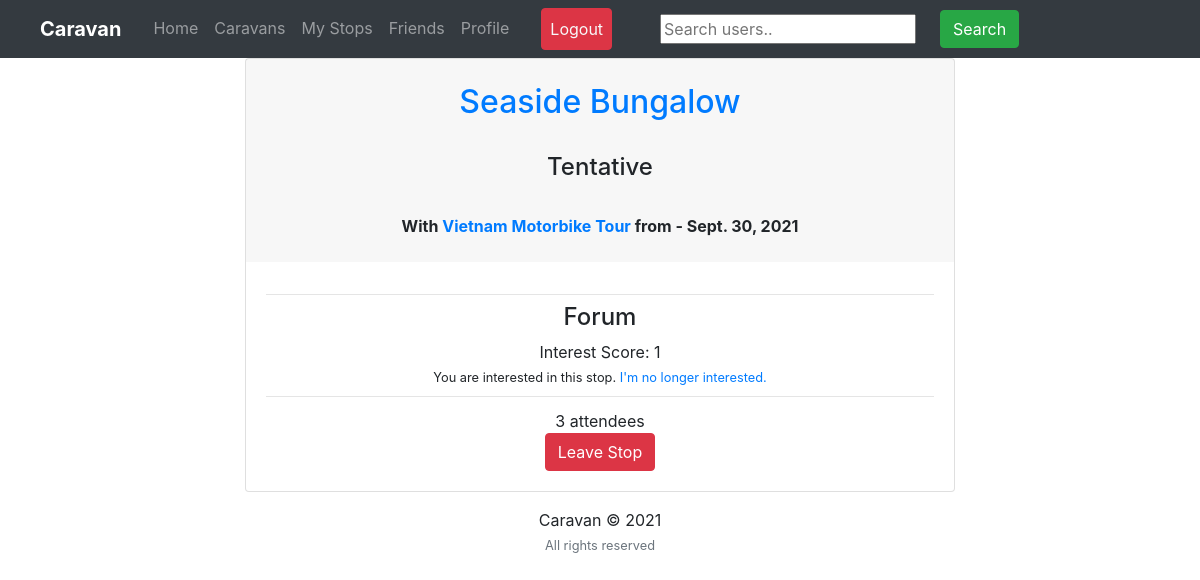
Screenshot of /feed/stop/vietnam-motorbike-tour-2/ (signed in) with the database file from the repository.
### feed/models.py (models this page shows, shortened)
class Stop(models.Model):
    caravan = models.ForeignKey('caravan',on_delete=models.CASCADE)
    destination = models.ForeignKey('destination',on_delete=models.CASCADE)
    attendees = models.ManyToManyField(User, blank=True)
    description = models.CharField(max_length=511, blank=True)
    end_date = models.DateField(blank=True, null=True)
    private = models.BooleanField(default=False)
    slug = AutoSlugField(populate_from='caravan', unique=True)
    stop_queue_position = models.IntegerField(blank=True, null=True) # -1 is previous stop, 0 is current stop, 1 is next stop, blank is unchosen stop
    decided = 'decided'
    tentative = 'tentative'
    proposal = 'proposal'
    status_choices = (
        (decided, 'Decided'),
        (tentative, 'Tentative'),
        (proposal, 'Proposal')
    )
    status = models.CharField(max_length=15, choices=status_choices, default=proposal)

class Destination(models.Model):
    name = models.CharField(max_length=127)
    link = models.URLField()
    description = models.CharField(max_length=511, blank=True)
    def __str__(self):
        return str(self.name)

class Caravan(models.Model):
    name = models.CharField(max_length=127, unique=True)
    description = models.CharField(max_length=1023, blank=True)
    tags = models.CharField(max_length=511, blank=True)
    creator = models.ForeignKey(User, related_name='caravan_creator', null=True, blank=True, on_delete=models.SET_NULL)
    start_date = models.DateField(default=datetime.date.today())
    members = models.ManyToManyField(User, blank=True, related_name='caravans')
    parent_caravan = models.ForeignKey('caravan', null=True, blank=True, on_delete=models.SET_NULL),
    private = models.BooleanField(default=False)
    invisible = models.BooleanField(default=False)
    allow_member_stop_proposals = models.BooleanField(default=True)
    blocked_users = models.ManyToManyField(User, blank=True, related_name='blocked')
    flexible_dates = models.BooleanField(default=False) #only define current stop end date once stop begun
    event = 'event'
    journey = 'journey'
    nomadic = 'nomadic'
    other = 'other'
    duration_choices = (
        (event, 'Event'),
        (journey, 'Journey'),
        (nomadic, 'Nomadic'),
        (other, 'Other')
    )
    duration = models.CharField(max_length=15, choices=duration_choices)
    party = 'party'
    enjoy = 'enjoy'
    explore = 'explore'
    volunteer = 'volunteer'
    work = 'work'
    other = 'other'
    mood_choices = (
        (party, 'Party'),
        (enjoy, 'Enjoy'),
        (explore, 'Explore'),
        (volunteer, 'Volunteer'),
        (work, 'Work'),
        (other, 'Other')
    )
    mood = models.CharField(max_length=15, choices=mood_choices)
    youngadults = '18-23'
    quarterlife = '23-29'
    thirties = '30-39'
    midlife = '40-65'
    seniors = '65+'
    any_age = 'any'
    family = 'family'
    age_choices = (
        (youngadults, '18-23'),
        (quarterlife, '23-29'),
        (thirties, '30-39'),
        (midlife, '40-65'),
        (seniors, '65+'),
        (family, 'Family'),
        (any_age, 'All Ages')
    )
    age_range = models.CharField(max_length=15, choices=age_choices)
    def __str__(self):
        return str(self.name)

class Forum(models.Model):
    resolved = models.BooleanField(default=False)
    government = models.ForeignKey('government', on_delete=models.CASCADE)
    description = models.CharField(max_length=511, blank=True)
    created = models.DateTimeField(auto_now_add=True)
    deadline = models.DateTimeField()
    score = models.IntegerField(default=0)

### feed/views_stops.py (the view)
# urls.py: path('feed/stop/<slug>/', feed_views.stop, name='stop'),
def stop(request, slug):
    s = Stop.objects.filter(slug=slug).first()
    sf = StopForum.objects.filter(stop=s).first()
    joined = request.user in s.attendees.all()
    caravan_member = request.user in s.caravan.members.all()
    print(caravan_member)
    is_interested = Vote.objects.filter(user=request.user, forum=sf, infavor=True).count() > 0
    context={"s":s, "sf":sf, "joined":joined, 'caravan_member':caravan_member, 'is_interested':is_interested}
    return render(request, 'feed/stop.html', context)

### feed/templates/feed/stop.html (shortened to what this page needs)
{% extends "users/layout.html" %} {% load static %} {% block cssfiles %} {%endblock cssfiles %} {% block searchform %}
<form
  class="form-inline my-2 my-lg-0 ml-5"
  action="{% url 'search_users' %}"
  method="get"
>
  <input name="q" type="text" placeholder="Search users.." />
  <button class="btn btn-success my-2 my-sm-0 ml-4" type="submit">
    Search
  </button>
</form>
{% endblock searchform %} {% block content %}
<div class="main-content">
  <div class="container mt-7">
    <div class="row">
      <div class="col-xl-8 m-auto order-xl-2 mb-5 mt-5 mb-xl-0">
        <div class="card card-profile shadow">
            <div class="card-header text-center border-0 pt-8 pt-md-4 pb-0 pb-md-4">
              <h2><a href="{{s.destination.link}}" target="_blank">{{ s.destination }}</a></h2><br>
              <h4>{{s.status|title}}</h4><br>
              <b> With <a href="{% url 'caravan' s.caravan.name %}"">{{ s.caravan }}</a> from {{ s.start_date }} - {{ s.end_date }} </b><br>
            </div>
          <div class="card-body pt-0 pt-md-4">
            {% if s.status != 'decided' %}
            <div class="text-center">
              <hr class="my-2" />
              <h4>Forum</h4>
              <a>Interest Score: {{ sf.score }}</a><br>
              {% if is_interested %}
              <small>
                <a>You are interested in this stop.</a>
                <a
                  href="{% url 'stop_remove_vote' s.slug %}"
                  >I'm no longer interested.</a>
              </small>
              {% endif %}
            </div>
            {% endif %}
            {% if s.status != 'proposal' %}
            <div class="text-center">
              <hr class="my-2" />
              <div class="row">
                <div class="col">
                  <div class="card-profile-stats d-flex justify-content-center mt-md-1">
                    <div>
                      <span class="heading">{{ s.attendees.count }}</span>
                      {% if s.attendees.count == 1 %}
                      <span class="description">attendee</span>
                      {% else %}
                      <span class="description">attendees</span>
                      {% endif %}
                    </div><br>
                  </div>
                </div>
              </div>
              {% if joined %}
              <small>
                <a
                  class="btn btn-danger"
                  href="{% url 'leave_stop' s.slug %}"
                  >Leave Stop</a>
              </small>
              {% else %}
              <b> You're not currently a member of <a href="{% url 'caravan' s.caravan.name %}"">{{ s.caravan }}</a> </b><br>
              {% endif %}
            </div>
            {% endif %}
          </div>
        </div>
      </div>
    </div>
  </div>
</div>
{% endblock content %} {% block jsfiles %}{% endblock jsfiles %}

### rows the page displays
Stop: destination "Seaside Bungalow", status "Tentative", caravan "Vietnam Motorbike Tour", end_date "Sept. 30, 2021", attendees.count "3"
Forum: score "1"
